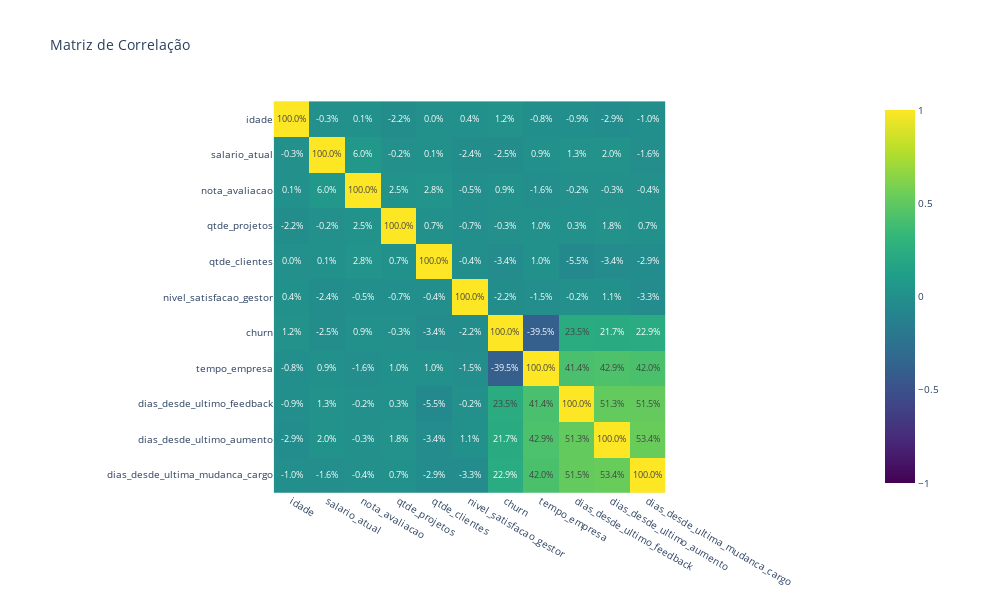

This figure's notebook cell:
### Code cell
# Matriz de Correlação
numeric_columns = df_employees.select_dtypes(include=['int64', 'float64']).columns
corr_matrix = df_employees[numeric_columns].corr()

fig = px.imshow(corr_matrix,
                title='Matriz de Correlação',
                color_continuous_scale='Viridis',
                zmin=-1,
                zmax=1)

fig.update_traces(text=corr_matrix, texttemplate='%{text:.1%}', textfont={'size':9})
fig.update_layout(
  width=1000,
  height=600,
  title_font=dict(size=14),
  font=dict(size=10)
)
fig.show()
